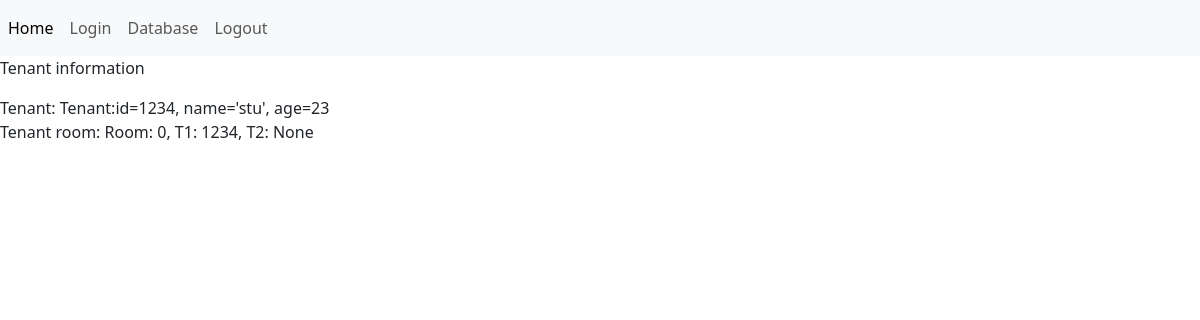
/view/1234, run on an earlier commit of the app's database.
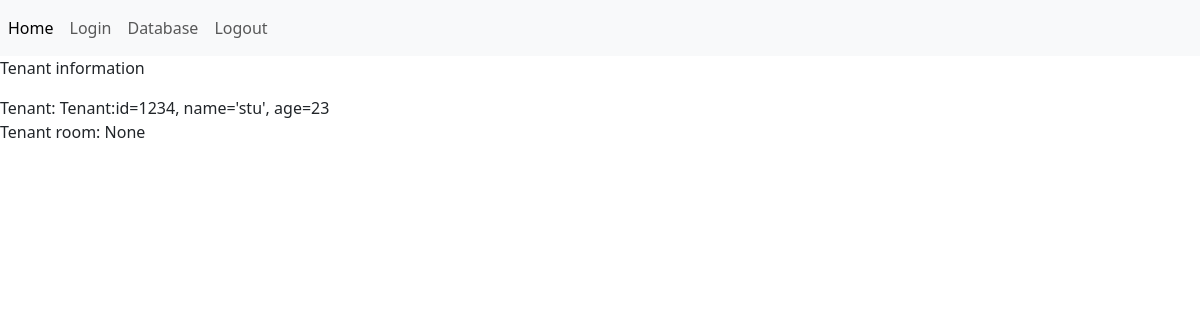
And on a later commit of the database.
### tenant.py (models this page shows, shortened)
class tenant(db.Model):
    id = db.Column(db.Integer, primary_key=True)
    name = db.Column(db.String(50), unique=True)
    age = db.Column(db.Integer)
    def __repr__(self):
        return f"Tenant:id={self.id}, name='{self.name}', age={self.age}"

class room(db.Model):
    roomnum = db.Column(db.Integer, primary_key=True)
    tenant_1 = db.Column(db.Integer, db.ForeignKey("tenant.id"))
    tenant_2 = db.Column(db.Integer, db.ForeignKey("tenant.id"))
    tenant_1_id = db.relationship("tenant", foreign_keys=[tenant_1])
    tenant_2_id = db.relationship("tenant", foreign_keys=[tenant_2])
    def __repr__(self):
        return f"Room: {self.roomnum}, T1: {self.tenant_1}, T2: {self.tenant_2}"

### tenant.py (the view)
@app.route("/view/<int:tenant_id>", methods=["GET", "POST"])
def view(tenant_id):
    tenant_room = room.query.filter_by(tenant_1=tenant_id).first()
    tenant_name = tenant.query.filter_by(id=tenant_id).first()
    if not tenant_room:
        tenant_room = room.query.filter_by(tenant_2=tenant_id).first()
    return render_template(
        "view.html", tenant_name=tenant_name, tenant_room=tenant_room
    )

### templates/view.html
<!DOCTYPE html>
{%extends "index.html"%}
{% block content %}
<p>Tenant information</p>
<form>
    Tenant: {{tenant_name}}
    <br>
    Tenant room: {{tenant_room}}
</form>
{% endblock %}

### templates/index.html (shortened to what this page needs)
<!DOCTYPE html>
<html lang="en">
<head>
    <link href="https://cdn.jsdelivr.net/npm/bootstrap@5.3.0/dist/css/bootstrap.min.css" rel="stylesheet"
>
    <nav class="navbar navbar-expand-lg bg-body-tertiary">
        <div class="collapse navbar-collapse" id="navbarNav">
            <ul class="navbar-nav">
                <li class="nav-item">
                    <a class="nav-link active" aria-current="page" href="/">Home</a>
                </li>
                <li class="nav-item">
                    <a class="nav-link" href="/login">Login</a>
                </li>
                <li class="nav-item">
                    <a class="nav-link" href="/database">Database</a>
                </li>
                <li class="nav-item">
                    <a class="nav-link" href="/logout">Logout</a>
                </li>
            </ul>
        </div>
    </nav>
</head>
<body>
    {%block content%}
    {%endblock%}
</body>
</html>

What changed in the data, as far as the page shows it:
no longer on this page (row edited): room: roomnum+tenant_1+tenant_2 "Room: 0, T1: 1234, T2: None"
Also different on the page:
{{ tenant_room }}: (not shown) → "None"
